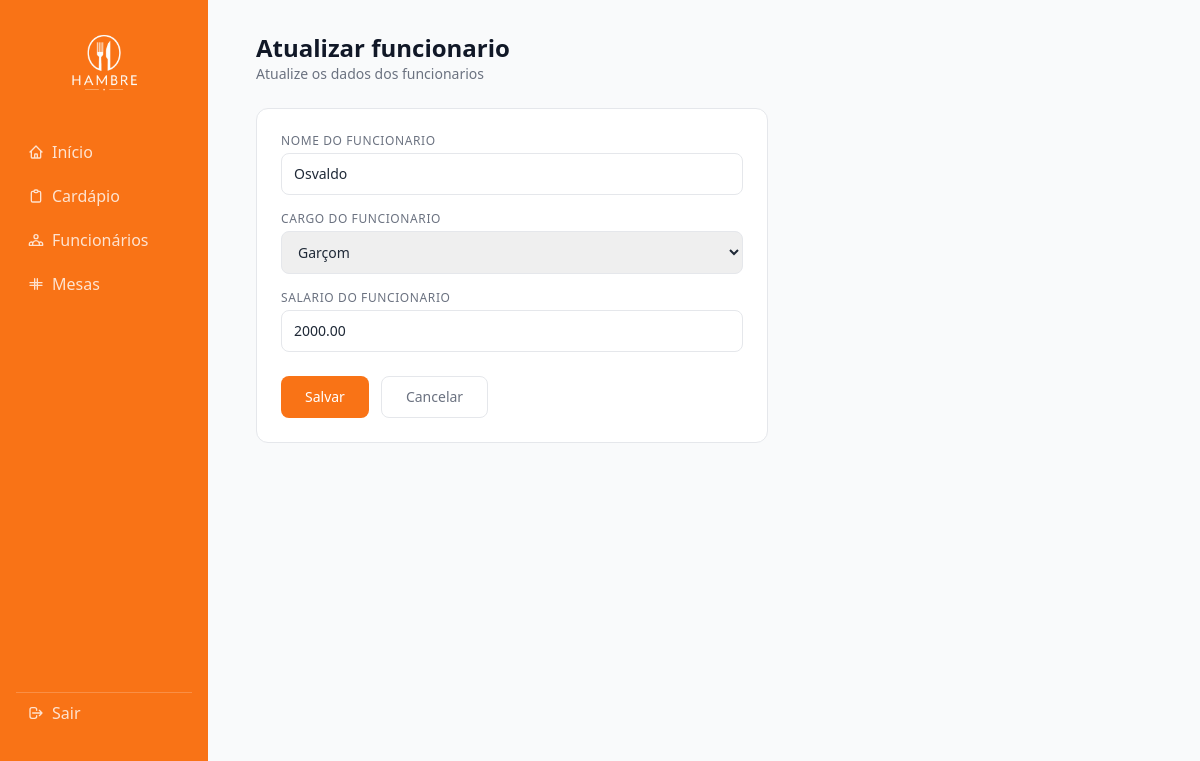
The app's page /funcionarios/editar.php?id=1, older data.
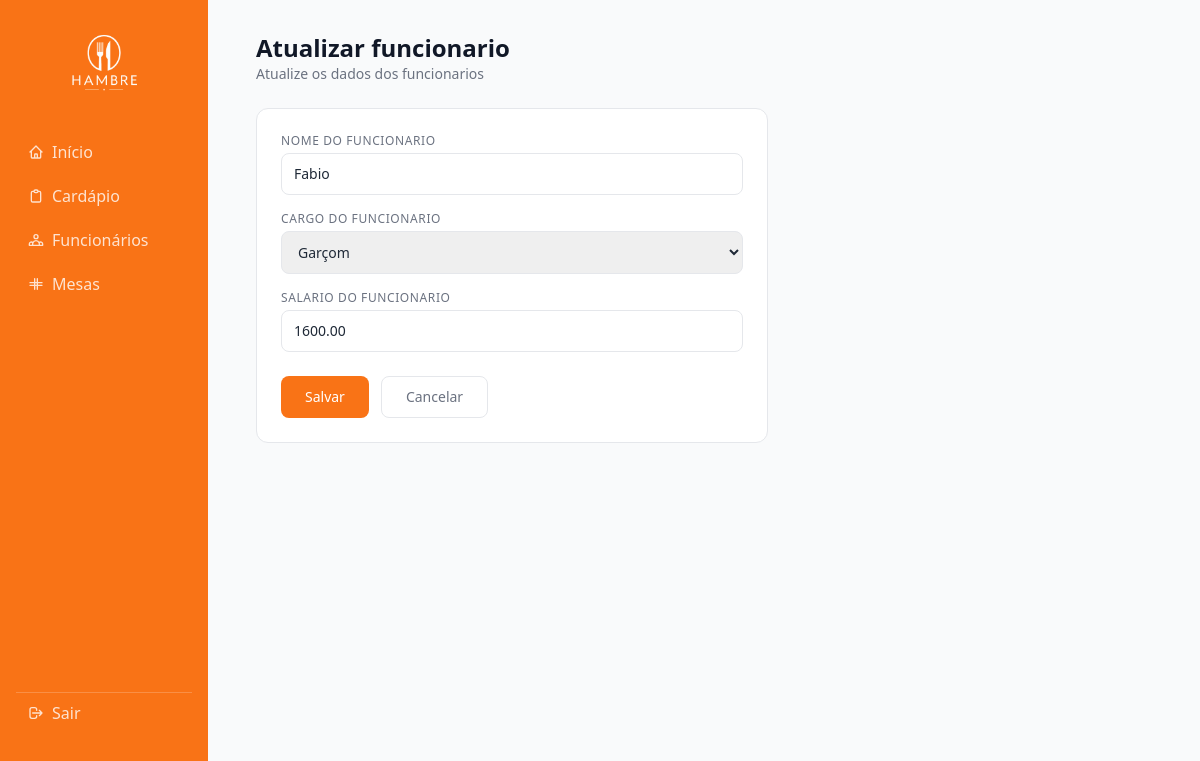
The same page, newer data.
### tables this page shows
CREATE TABLE `funcionarios` (
  `id` int NOT NULL,
  `nome` varchar(100) DEFAULT NULL,
  `cargo` varchar(50) DEFAULT NULL,
  `salario` decimal(10,2) NOT NULL
);

### funcionarios/funcoes.php (called while the page is built, shortened)
<?php
function obterFuncionario($con,$id){
    $stmt = $con->prepare("SELECT * FROM funcionarios WHERE id = :id");
    $stmt->bindValue(":id",$id);
    $stmt->execute();
    return $stmt->fetch(PDO::FETCH_OBJ);
}
?>

### funcionarios/editar.php (the view, shortened to what this page needs)
<?php
if(isset($_GET['id'])){
    require_once "../conexao.php";
    require_once "funcoes.php";
    $id = $_GET['id'];
    $funcionario = obterFuncionario($con,$id);
}else{
    echo "Id não fornecido.";
    exit();
}
?>
<?php include '../sidebar.php'; ?>
<div class="mb-6">
    <h1 class="text-2xl font-bold text-gray-900">Atualizar funcionario</h1>
    <p class="text-sm text-gray-500">Atualize os dados dos funcionarios</p>
</div>
<div class="bg-white rounded-xl border border-gray-200 p-6 max-w-lg">
    <form action="" method="post" class="space-y-4">
        <div>
            <label class="block text-xs font-medium text-gray-500 uppercase tracking-wider mb-1">Nome do funcionario</label>
            <input type="text" name="nome" value="<?= htmlspecialchars($funcionario->nome) ?>" required
            class="w-full border border-gray-200 rounded-lg px-3 py-2.5 text-sm text-gray-800 outline-none focus:border-orange-400 focus:ring-2 focus:ring-orange-100 transition">
        </div>
        <div>
            <label  class="block text-xs font-medium text-gray-500 uppercase tracking-wider mb-1">Cargo do funcionario</label>
            <select name="cargo" required
                class="w-full border border-gray-200 rounded-lg px-3 py-2.5 text-sm text-gray-800 outline-none focus:border-orange-400 focus:ring-2 focus:ring-orange-100 transition">
                <option value="Garçom" <?= $funcionario->cargo == 'Garçom' ? 'selected' : '' ?> >Garçom</option>
            </select>
        </div>
        <div>
            <label class="block text-xs font-medium text-gray-500 uppercase tracking-wider mb-1">Salario do funcionario</label>
            <input type="number" name="salario" step="0.01" value="<?= htmlspecialchars($funcionario->salario) ?>" required
            class="w-full border border-gray-200 rounded-lg px-3 py-2.5 text-sm text-gray-800 outline-none focus:border-orange-400 focus:ring-2 focus:ring-orange-100 transition">
        </div>
        <div class="flex gap-3 pt-2">
            <button type="submit"
            class="bg-orange-500 hover:bg-orange-600 text-white font-medium text-sm px-6 py-2.5 rounded-lg transition">
                Salvar
            </button>
            <a href="index.php"
            class="border border-gray-200 text-gray-500 hover:bg-gray-50 font-medium text-sm px-6 py-2.5 rounded-lg transition">
                Cancelar
            </a>
        </div>
    </form>
</div>
</main>
</body>
</html>

Row changes from the older to the newer data that the page shows:
changed funcionarios "Garçom": nome "Osvaldo" → "Fabio"; salario "2000.00" → "1600.00"
